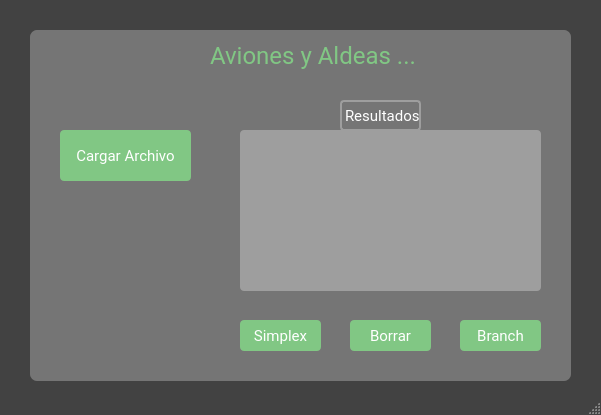
<?xml version="1.0" encoding="UTF-8"?>
<ui version="4.0">
 <class>Ventana</class>
 <widget class="QMainWindow" name="Ventana">
  <property name="geometry">
   <rect>
    <x>0</x>
    <y>0</y>
    <width>601</width>
    <height>415</height>
   </rect>
  </property>
  <property name="windowTitle">
   <string>Proyecto Complejidad</string>
  </property>
  <property name="styleSheet">
   <string notr="true">#Ventana{
    background-color:#424242;
}

#miframe{
    background-color: #757575;
    border-radius: 7px;
}

QLabel, QPushButton, QTextEdit{
    font-family: Roboto;
    color: #fff;
}

#label_titulo{
    font-size: 24px;
    color: #81c784;
}

#label_archivo{
    font-size: 12px;
}
#label_resultados{
    font-size: 15px;
    border: 2px solid #9e9e9e;
    border-radius: 4px;
}

QPushButton{
    background-color: #81c784;
    border-radius: 4px;
    font-size: 15px;
}

QPushButton:pressed{
    background-color: #66bb6a;
}

QTextEdit{
    border-radius: 4px;
    background-color: #9e9e9e;
	font-size: 13px;
}

QTextEdit:hover{
    background-color: #bdbdbd;
}</string>
  </property>
  <widget class="QWidget" name="centralwidget">
   <widget class="QFrame" name="miframe">
    <property name="geometry">
     <rect>
      <x>30</x>
      <y>30</y>
      <width>541</width>
      <height>351</height>
     </rect>
    </property>
    <property name="frameShape">
     <enum>QFrame::StyledPanel</enum>
    </property>
    <property name="frameShadow">
     <enum>QFrame::Raised</enum>
    </property>
    <widget class="QLabel" name="label_titulo">
     <property name="geometry">
      <rect>
       <x>180</x>
       <y>10</y>
       <width>211</width>
       <height>31</height>
      </rect>
     </property>
     <property name="text">
      <string>Aviones y Aldeas ...</string>
     </property>
    </widget>
    <widget class="QPushButton" name="button_cargar">
     <property name="geometry">
      <rect>
       <x>30</x>
       <y>100</y>
       <width>131</width>
       <height>51</height>
      </rect>
     </property>
     <property name="cursor">
      <cursorShape>PointingHandCursor</cursorShape>
     </property>
     <property name="text">
      <string>Cargar Archivo</string>
     </property>
     <property name="icon">
      <iconset>
       <normaloff>D:/ProjectosPersonales/ProyectoComplejidad/icons/carpeta.png</normaloff>D:/ProjectosPersonales/ProyectoComplejidad/icons/carpeta.png</iconset>
     </property>
    </widget>
    <widget class="QTextEdit" name="text_resultados">
     <property name="enabled">
      <bool>false</bool>
     </property>
     <property name="geometry">
      <rect>
       <x>210</x>
       <y>100</y>
       <width>301</width>
       <height>161</height>
      </rect>
     </property>
    </widget>
    <widget class="QLabel" name="label_archivo">
     <property name="geometry">
      <rect>
       <x>30</x>
       <y>290</y>
       <width>171</width>
       <height>31</height>
      </rect>
     </property>
     <property name="text">
      <string/>
     </property>
    </widget>
    <widget class="QLabel" name="label_resultados">
     <property name="geometry">
      <rect>
       <x>310</x>
       <y>70</y>
       <width>81</width>
       <height>31</height>
      </rect>
     </property>
     <property name="text">
      <string>Resultados</string>
     </property>
    </widget>
    <widget class="QPushButton" name="button_simplex">
     <property name="geometry">
      <rect>
       <x>210</x>
       <y>290</y>
       <width>81</width>
       <height>31</height>
      </rect>
     </property>
     <property name="cursor">
      <cursorShape>PointingHandCursor</cursorShape>
     </property>
     <property name="text">
      <string>Simplex</string>
     </property>
    </widget>
    <widget class="QPushButton" name="button_branch">
     <property name="geometry">
      <rect>
       <x>430</x>
       <y>290</y>
       <width>81</width>
       <height>31</height>
      </rect>
     </property>
     <property name="cursor">
      <cursorShape>PointingHandCursor</cursorShape>
     </property>
     <property name="text">
      <string>Branch</string>
     </property>
    </widget>
    <widget class="QPushButton" name="button_borrar">
     <property name="geometry">
      <rect>
       <x>320</x>
       <y>290</y>
       <width>81</width>
       <height>31</height>
      </rect>
     </property>
     <property name="cursor">
      <cursorShape>PointingHandCursor</cursorShape>
     </property>
     <property name="text">
      <string>Borrar</string>
     </property>
    </widget>
   </widget>
  </widget>
  <widget class="QMenuBar" name="menubar">
   <property name="geometry">
    <rect>
     <x>0</x>
     <y>0</y>
     <width>601</width>
     <height>21</height>
    </rect>
   </property>
  </widget>
  <widget class="QStatusBar" name="statusbar"/>
 </widget>
 <resources/>
 <connections>
  <connection>
   <sender>button_borrar</sender>
   <signal>clicked()</signal>
   <receiver>text_resultados</receiver>
   <slot>clear()</slot>
   <hints>
    <hint type="sourcelabel">
     <x>402</x>
     <y>329</y>
    </hint>
    <hint type="destinationlabel">
     <x>405</x>
     <y>268</y>
    </hint>
   </hints>
  </connection>
 </connections>
</ui>
